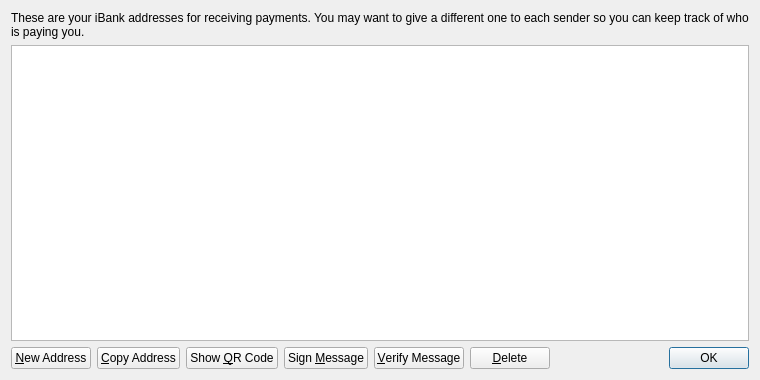
<?xml version="1.0" encoding="UTF-8"?>
<ui version="4.0">
 <class>AddressBookPage</class>
 <widget class="QWidget" name="AddressBookPage">
  <property name="geometry">
   <rect>
    <x>0</x>
    <y>0</y>
    <width>760</width>
    <height>380</height>
   </rect>
  </property>
  <property name="windowTitle">
   <string>Address Book</string>
  </property>
  <layout class="QVBoxLayout" name="verticalLayout">
   <item>
    <widget class="QLabel" name="labelExplanation">
     <property name="text">
      <string>These are your iBank addresses for receiving payments. You may want to give a different one to each sender so you can keep track of who is paying you.</string>
     </property>
     <property name="textFormat">
      <enum>Qt::PlainText</enum>
     </property>
     <property name="wordWrap">
      <bool>true</bool>
     </property>
    </widget>
   </item>
   <item>
    <widget class="QTableView" name="tableView">
     <property name="contextMenuPolicy">
      <enum>Qt::CustomContextMenu</enum>
     </property>
     <property name="toolTip">
      <string>Double-click to edit address or label</string>
     </property>
     <property name="tabKeyNavigation">
      <bool>false</bool>
     </property>
     <property name="alternatingRowColors">
      <bool>true</bool>
     </property>
     <property name="selectionMode">
      <enum>QAbstractItemView::SingleSelection</enum>
     </property>
     <property name="selectionBehavior">
      <enum>QAbstractItemView::SelectRows</enum>
     </property>
     <property name="sortingEnabled">
      <bool>true</bool>
     </property>
     <attribute name="verticalHeaderVisible">
      <bool>false</bool>
     </attribute>
    </widget>
   </item>
   <item>
    <layout class="QHBoxLayout" name="horizontalLayout">
     <item>
      <widget class="QPushButton" name="newAddressButton">
       <property name="toolTip">
        <string>Create a new address</string>
       </property>
       <property name="text">
        <string>&amp;New Address</string>
       </property>
       <property name="icon">
        <iconset resource="../bitcoin.qrc">
         <normaloff>:/icons/add</normaloff>:/icons/add</iconset>
       </property>
      </widget>
     </item>
     <item>
      <widget class="QPushButton" name="copyToClipboard">
       <property name="toolTip">
        <string>Copy the currently selected address to the system clipboard</string>
       </property>
       <property name="text">
        <string>&amp;Copy Address</string>
       </property>
       <property name="icon">
        <iconset resource="../bitcoin.qrc">
         <normaloff>:/icons/editcopy</normaloff>:/icons/editcopy</iconset>
       </property>
      </widget>
     </item>
     <item>
      <widget class="QPushButton" name="showQRCode">
       <property name="text">
        <string>Show &amp;QR Code</string>
       </property>
       <property name="icon">
        <iconset resource="../bitcoin.qrc">
         <normaloff>:/icons/qrcode</normaloff>:/icons/qrcode</iconset>
       </property>
      </widget>
     </item>
     <item>
      <widget class="QPushButton" name="signMessage">
       <property name="toolTip">
        <string>Sign a message to prove you own a iBank address</string>
       </property>
       <property name="text">
        <string>Sign &amp;Message</string>
       </property>
       <property name="icon">
        <iconset resource="../bitcoin.qrc">
         <normaloff>:/icons/edit</normaloff>:/icons/edit</iconset>
       </property>
      </widget>
     </item>
     <item>
      <widget class="QPushButton" name="verifyMessage">
       <property name="toolTip">
        <string>Verify a message to ensure it was signed with a specified iBank address</string>
       </property>
       <property name="text">
        <string>&amp;Verify Message</string>
       </property>
       <property name="icon">
        <iconset resource="../bitcoin.qrc">
         <normaloff>:/icons/transaction_0</normaloff>:/icons/transaction_0</iconset>
       </property>
      </widget>
     </item>
     <item>
      <widget class="QPushButton" name="deleteButton">
       <property name="toolTip">
        <string>Delete the currently selected address from the list</string>
       </property>
       <property name="text">
        <string>&amp;Delete</string>
       </property>
       <property name="icon">
        <iconset resource="../bitcoin.qrc">
         <normaloff>:/icons/remove</normaloff>:/icons/remove</iconset>
       </property>
      </widget>
     </item>
     <item>
      <spacer name="horizontalSpacer">
       <property name="orientation">
        <enum>Qt::Horizontal</enum>
       </property>
       <property name="sizeHint" stdset="0">
        <size>
         <width>40</width>
         <height>20</height>
        </size>
       </property>
      </spacer>
     </item>
     <item>
      <widget class="QDialogButtonBox" name="buttonBox">
       <property name="sizePolicy">
        <sizepolicy hsizetype="Maximum" vsizetype="Fixed">
         <horstretch>0</horstretch>
         <verstretch>0</verstretch>
        </sizepolicy>
       </property>
       <property name="standardButtons">
        <set>QDialogButtonBox::Ok</set>
       </property>
      </widget>
     </item>
    </layout>
   </item>
  </layout>
 </widget>
 <resources>
  <include location="../bitcoin.qrc"/>
 </resources>
 <connections/>
</ui>
